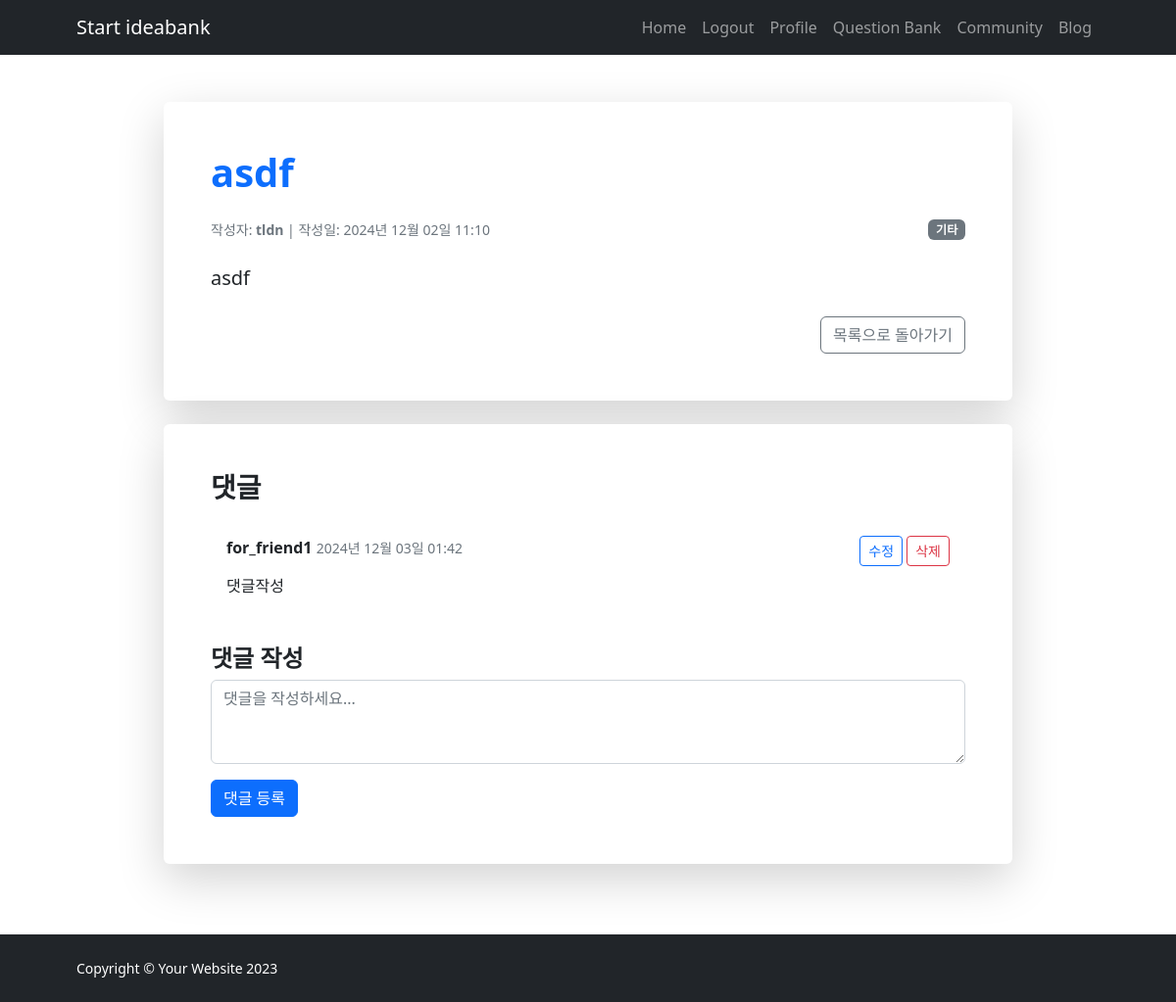
/qa/3/ (signed in), run on an earlier commit of the app's database.
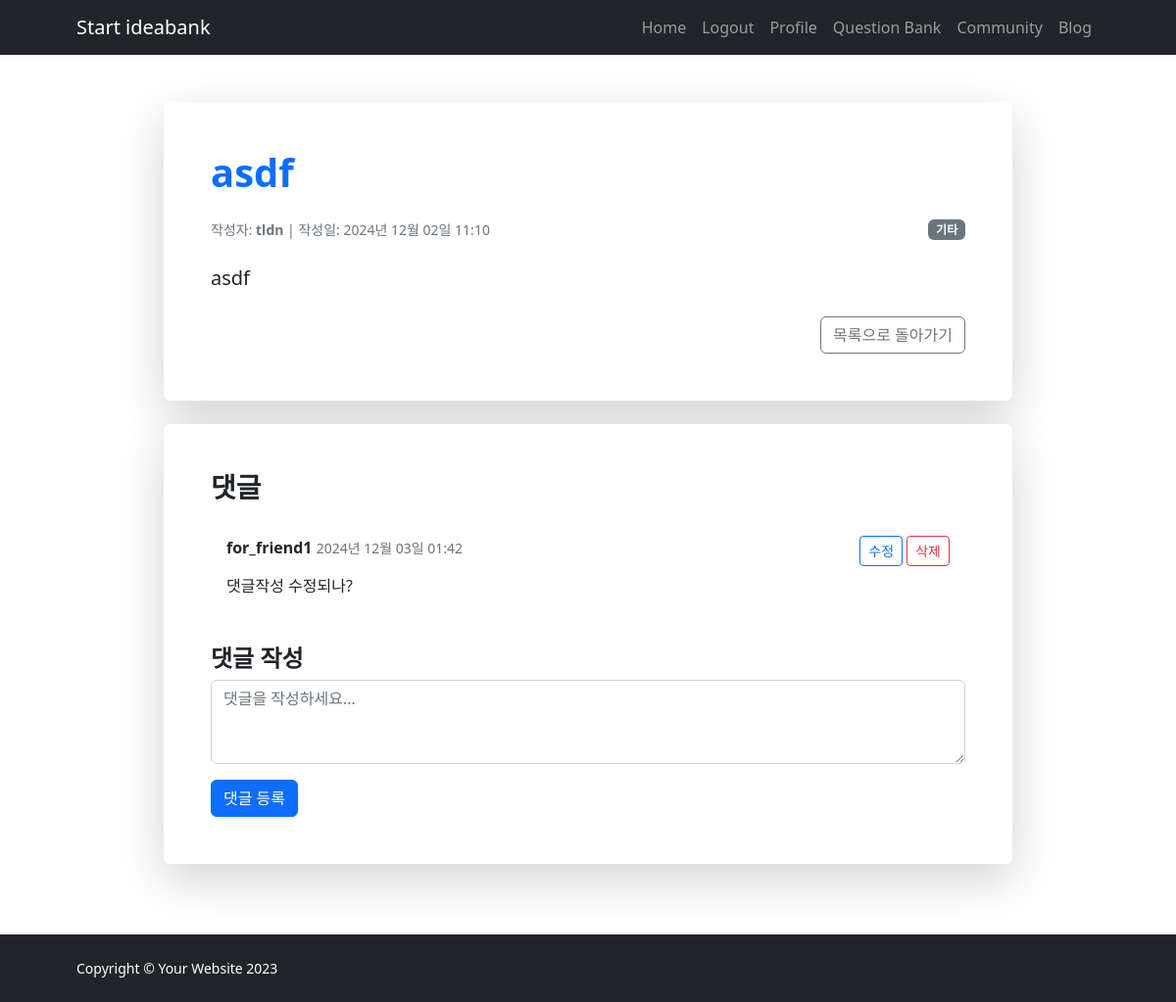
And on a later commit of the database.
### IBK_ossproject/models.py (models this page shows, shortened)
class Comment(models.Model):
    question = models.ForeignKey(Question, on_delete=models.CASCADE, related_name='comments')
    author = models.ForeignKey(User, on_delete=models.CASCADE)
    content = models.TextField()
    created_at = models.DateTimeField(auto_now_add=True)

### IBK_ossproject/views.py (the view)
# urls.py: path('qa/<int:question_id>/', views.question_detail, name='question_detail'),  # 질문 상세 페이지
@login_required
def question_detail(request, question_id):
    question = get_object_or_404(Question, id=question_id)
    comments = Comment.objects.filter(question=question).order_by('created_at')
    context = {
        'question': question,
        'comments': comments,
    }
    return render(request, 'question_detail.html', context)

### templates/question_detail.html (shortened to what this page needs)
{% extends 'base.html' %}
{% block content %}
<section class="py-5">
    <div class="container px-5">
        <div class="row justify-content-center">
            <div class="col-lg-10">
                <div class="card shadow-lg border-0 mb-4">
                    <div class="card-body p-5">
                        <h1 class="fw-bolder mb-4 text-primary">{{ question.title }}</h1>
                        <div class="d-flex justify-content-between align-items-center mb-4">
                            <div class="small text-muted">
                                작성자: <strong>{{ question.author.username }}</strong> | 작성일: {{ question.created_at|date:"Y년 m월 d일 H:i" }}
                            </div>
                            <div class="badge bg-secondary text-white">{{ question.category }}</div>
                        </div>
                        <p class="fs-5 mb-4">{{ question.content }}</p>
                        <div class="d-flex justify-content-end">
                            <a href="{% url 'qa_board' %}" class="btn btn-outline-secondary">목록으로 돌아가기</a>
                        </div>
                    </div>
                </div>
                <div class="card shadow-lg border-0 mb-4">
                    <div class="card-body p-5">
                        <h3 class="fw-bold mb-4">댓글</h3>
                        {% if comments.exists %}
                            <ul class="list-group list-group-flush mb-4">
                                {% for comment in comments %}
                                    <li class="list-group-item" id="comment-{{ comment.id }}">
                                        <div class="d-flex justify-content-between">
                                            <div>
                                                <strong>{{ comment.author.username }}</strong>
                                                <span class="small text-muted">{{ comment.created_at|date:"Y년 m월 d일 H:i" }}</span>
                                            </div>
                                            {% if comment.author == request.user %}
                                                <div>
                                                    <button class="btn btn-sm btn-outline-primary edit-comment-btn" data-comment-id="{{ comment.id }}">수정</button>
                                                    <form method="POST" action="{% url 'delete_comment' comment.id %}" class="d-inline">
                                                        <button type="submit" class="btn btn-sm btn-outline-danger">삭제</button>
                                                    </form>
                                                </div>
                                            {% endif %}
                                        </div>
                                        <p class="mt-2 comment-content" id="comment-content-{{ comment.id }}">{{ comment.content }}</p>
                                    </li>
                                {% endfor %}
                            </ul>
                        {% else %}
                            <p class="text-muted">댓글이 없습니다. 첫 댓글을 남겨보세요!</p>
                        {% endif %}
                        <div class="mt-4">
                            <h4 class="fw-bold">댓글 작성</h4>
                            <form method="POST" action="{% url 'add_comment' question.id %}">
                                <div class="mb-3">
                                    <textarea name="content" class="form-control" rows="3" placeholder="댓글을 작성하세요..."></textarea>
                                </div>
                                <button type="submit" class="btn btn-primary">댓글 등록</button>
                            </form>
                        </div>
                    </div>
                </div>
            </div>
        </div>
    </div>
</section>
{% endblock %}

What changed in the data, as far as the page shows it:
changed Comment "for_friend1": content "댓글작성" → "댓글작성 수정되나?"
